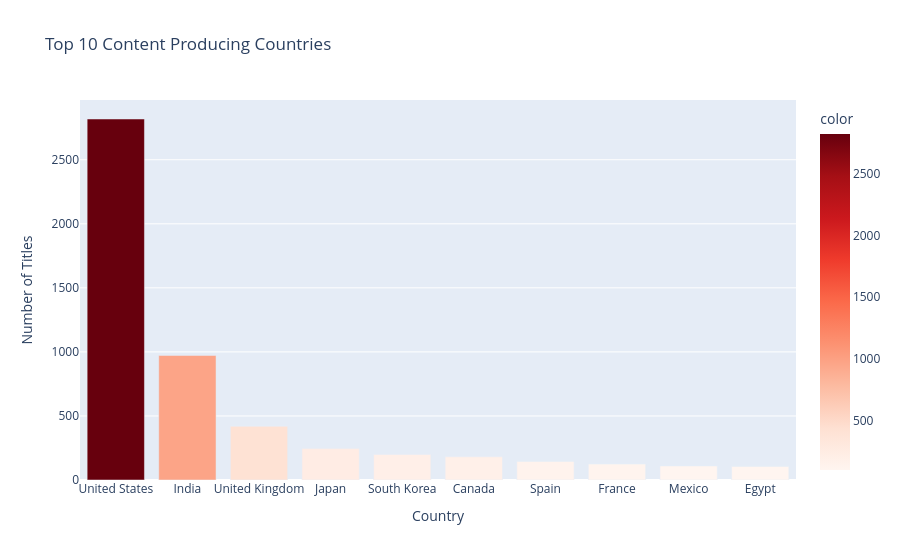

Notebook source saved alongside this figure:
### Code cell
top_countries = (
    df_clean[df_clean["country"] != "Unknown"]["country"]
    .value_counts()
    .head(10)
)

fig = px.bar(
    x=top_countries.index,
    y=top_countries.values,
    title="Top 10 Content Producing Countries",
    labels={
        "x":"Country",
        "y":"Number of Titles"
    },
    color=top_countries.values,
    color_continuous_scale="Reds"
)

fig.show()

### Figure 1 — Plotly figure (JSON) as saved in the notebook; plotly's stock layout.template omitted (floating-point values rounded to 4 significant figures)
{"data": [{"hovertemplate": "Country=%{x}<br>Number of Titles=%{y}<br>color=%{marker.color}<extra></extra>", "legendgroup": "", "marker": {"color": [2818, 972, 419, 245, 199, 181, 145, 124, 110, 106], "coloraxis": "coloraxis", "pattern": {"shape": ""}}, "name": "", "orientation": "v", "showlegend": false, "textposition": "auto", "type": "bar", "x": ["United States", "India", "United Kingdom", "Japan", "South Korea", "Canada", "Spain", "France", "Mexico", "Egypt"], "xaxis": "x", "y": [2818, 972, 419, 245, 199, 181, 145, 124, 110, 106], "yaxis": "y"}], "layout": {"barmode": "relative", "coloraxis": {"autocolorscale": false, "colorbar": {"title": {"text": "color"}}, "colorscale": [[0, "rgb(255,245,240)"], [0.125, "rgb(254,224,210)"], [0.25, "rgb(252,187,161)"], [0.375, "rgb(252,146,114)"], [0.5, "rgb(251,106,74)"], [0.625, "rgb(239,59,44)"], [0.75, "rgb(203,24,29)"], [0.875, "rgb(165,15,21)"], [1, "rgb(103,0,13)"]]}, "legend": {"tracegroupgap": 0}, "title": {"text": "Top 10 Content Producing Countries"}, "xaxis": {"anchor": "y", "domain": [0, 1], "title": {"text": "Country"}}, "yaxis": {"anchor": "x", "domain": [0, 1], "title": {"text": "Number of Titles"}}}}
